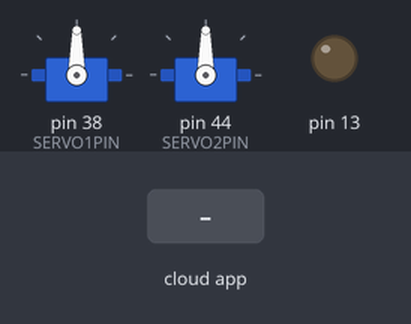
Recording of a sketch running on a simulated Arduino Mega 2560, built with avr-gcc and run on an emulated ATmega2560. Parts: 2 × servo, output pins drawn as LEDs (lit = HIGH). The inputs (shaded band) are chosen by the test bench. The ROS host is connected and sends only what is stated.

Above: at 1.2 s.
1.3 s: the phone or cloud app sets linear.x to -100
At 2.5 s:
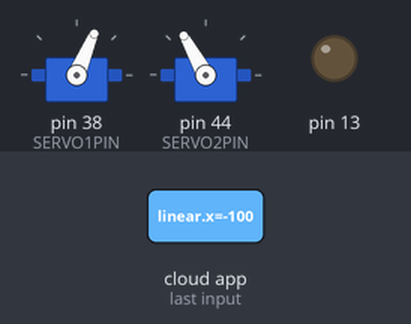
2.8 s: the phone or cloud app sets angular.z to -100
At 3.7 s:
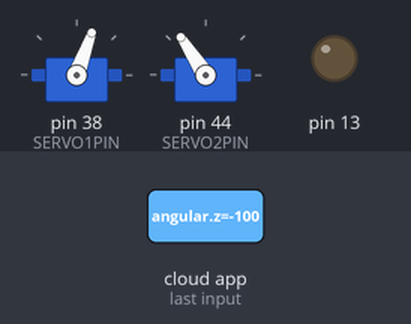
4.3 s: the phone or cloud app sets linear.x to 100
At 4.8 s:
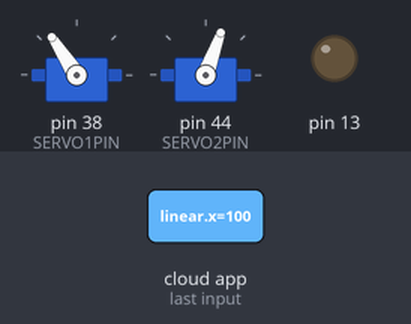
5.8 s: the phone or cloud app sets angular.z to 0
At 7.2 s:
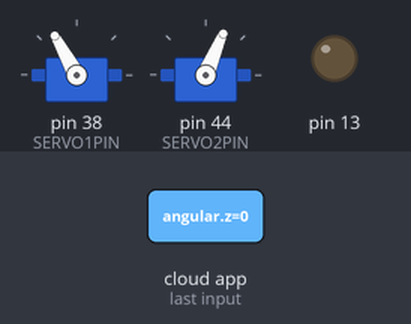
Timing chart, 0 to 8.3 s (numbered marks = the images above; inputs shaded):
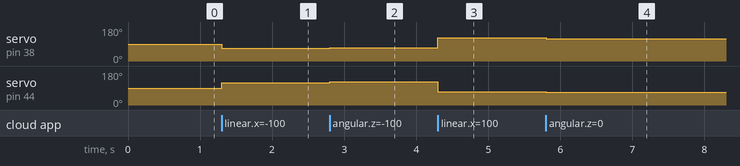

Measured:
- after the input at 1.3 s, servo on pin 38 (SERVO1PIN): 90° → 67° at once; servo on pin 44 (SERVO2PIN): 90° → 119° at once
- after the input at 2.8 s, servo on pin 38 (SERVO1PIN): 67° → 70° at once; servo on pin 44 (SERVO2PIN): 119° → 123° at once
- after the input at 4.3 s, servo on pin 38 (SERVO1PIN): 70° → 123° at once; servo on pin 44 (SERVO2PIN): 123° → 70° at once
- after the input at 5.8 s, servo on pin 38 (SERVO1PIN): 123° → 119° at once; servo on pin 44 (SERVO2PIN): 70° → 67° at once

The sketch:

vescController.ino
```cpp
#if defined(ARDUINO) && ARDUINO >= 100
#include "Arduino.h"
#else
#include <WProgram.h>
#endif
#define SERVO1PIN 38 //L
#define SERVO2PIN 44 //R


#include <Servo.h>
#include <ros.h>
#include <geometry_msgs/Twist.h>
#define wheel_diameter  0.154   //m
#define track_width     0.300   //m
#define gear_ratio      3.75

#define MAX_RPM         255
#define pi              3.1415926
#define two_pi          6.2831853
#define BATVOLT         12
#define KV_RATE         140

double rpm_req1 = 0;
double rpm_req2 = 0;

int PWM_val1 = 0;
int PWM_val2 = 0;


ros::NodeHandle  nh;

Servo servoL, servoR;

void handle_cmd( const geometry_msgs::Twist& cmd_msg) {
  double x = cmd_msg.linear.x;
  double z = cmd_msg.angular.z;
  if (z == 0) {     // go straight
    // convert m/s to rpm
    rpm_req1 = x * 60 / (pi * wheel_diameter);
    rpm_req2 = rpm_req1;
  }
  else if (x == 0) {
    // convert rad/s to rpm
    rpm_req2 = z * track_width * 60 / (wheel_diameter * pi * 2);
    rpm_req1 = -rpm_req2;
  }
  else {
    rpm_req1 = x * 60 / (pi * wheel_diameter) - z * track_width * 60 / (wheel_diameter * pi * 2);
    rpm_req2 = x * 60 / (pi * wheel_diameter) + z * track_width * 60 / (wheel_diameter * pi * 2);
  }
  moveRobot(rpm_req1, rpm_req2);
}
ros::Subscriber<geometry_msgs::Twist> sub("cmd_vel", handle_cmd);

void moveRobot(float wheelRPM1, float wheelRPM2)
{
  int microS1 = 0;
  int microS2 = 0;
  int duty1 = 100*(wheelRPM1 * gear_ratio) / ( BATVOLT * KV_RATE) ;
  int duty2 = -100*(wheelRPM2 * gear_ratio) / ( BATVOLT * KV_RATE) ;
  microS1 = map(duty1, -100, 100, 500,  2500);
  microS2 = map(duty2, -100, 100, 500,  2500);

  servoL.writeMicroseconds(microS1);
  servoR.writeMicroseconds(microS2);
  Serial3.print(wheelRPM1);
  Serial3.print(" ");
  Serial3.print(duty1);
  Serial3.print(" ");
  Serial3.println(microS1);

}

void setup() {
  pinMode(13, OUTPUT);

  nh.initNode();
  nh.subscribe(sub);

  servoL.attach(SERVO1PIN); //attach it to pin 9
  servoR.attach(SERVO2PIN); //attach it to pin 9
  Serial3.begin(9600);
}

void loop() {
  nh.spinOnce();
  delay(1);
}
```
